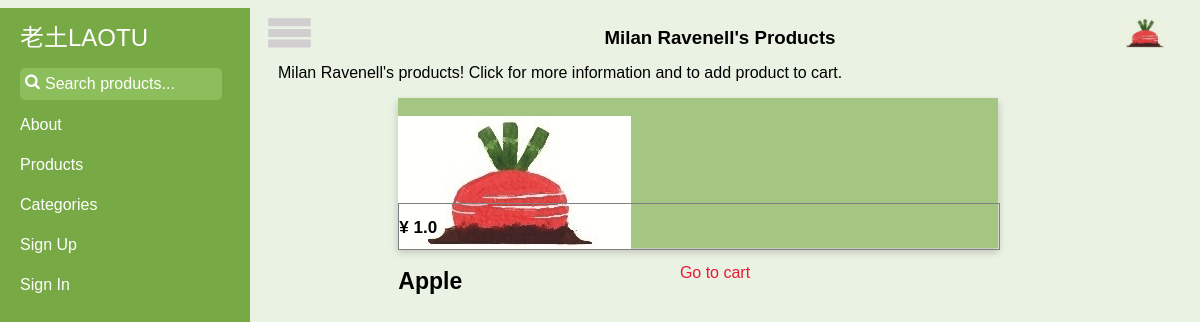
The app's page /1/show_farmer with its own data.
### tables this page shows
CREATE TABLE producer (
    producer_id integer primary key autoincrement,
    user_name text not null,
    email text,
    pw_hash text,
    location text
);

CREATE TABLE product (
    product_id integer primary key autoincrement,
    title text not null,
    category text not null,
    quantity integer not null,
    price decimal(7,2) not null,
    description text not null,
    producer_id integer not null,
    FOREIGN KEY (producer_id) REFERENCES producer(producer_id)
);

### laotu.py (the view)
@app.route('/<int:producer_id>/show_farmer')
def show_farmer(producer_id):
    producer_products = query_db('select * from product where producer_id= ?', [producer_id])
    producer = query_db('select * from producer where producer_id=?', [producer_id], one=True)
    return render_template('farmer.html', producer_products=producer_products, producer=producer)

### laotu.py (called while the page is built)
def get_db():
    top = _app_ctx_stack.top
    if not hasattr(top, 'sqlite_db'):
        top.sqlite_db = sqlite3.connect(app.config['DATABASE'])
        top.sqlite_db.row_factory = sqlite3.Row
    return top.sqlite_db

@app.teardown_appcontext
def close_database(exception):
    top = _app_ctx_stack.top
    if hasattr(top, 'sqlite_db'):
        top.sqlite_db.close()

def query_db(query, args=(), one=False):
    cur = get_db().execute(query, args)
    rv = cur.fetchall()
    return (rv[0] if rv else None) if one else rv

@app.before_request
def before_request():
    g.user = None
    if 'user_id' in session:
        g.user = query_db('select * from user where user_id = ?',
                          [session['user_id']], one=True)

### templates/farmer.html (shortened to what this page needs)
{% extends "layout.html" %}
{% block header %}{{producer.user_name}}'s Products{% endblock %}
{% block main %}
  {{producer.user_name}}'s products! Click for more information and to add product to cart.
  {% if producer_products %}
    {% for product in producer_products %}
      <div class="productlist" onclick="gotoURL('{{ url_for('show_product', product_id=product.product_id)}}')">
        <div class="pic" >
          <img src="{{ url_for('static', filename='images/laotu-logo.png') }}" style="max-width:100%; max-height:100%; vertical-align:center;">
        </div>
        <div class="info" style="font-size: 14px;">
          <div class="title">
            <h1>{{ product.title }}</h1>
          </div>
          <div style="position: absolute; height: 30%; width: 100%; top: 70%;border: 1px solid grey;">
            <h2>&#165 {{ product.price/100 }}</h2>
          </div>
        </div>
      </div>
    {% endfor %}
    <footer class="panel-footer"><a href="{{ url_for('get_cart')}}">Go to cart</a></footer>
  {% else %}
    <footer class="panel-footer"><em>{{producer.user_name}} currently has no products.</em> <a href="{{ url_for('get_cart')}}">Go to cart</a></footer>
  {% endif %}
{% endblock %}

### static/css/style.css (style rules this page uses)
html, body { max-width: 100%; overflow-x: hidden; }
body { background: #fff; background: rgba(119, 170, 68, .15); font-family: 'Trebuchet MS', sans-serif; font-size: 16px; }
a { color: #EB1936; text-decoration: none; }
.panel-footer { position: relative; left: -30px; margin: 10px auto 20px; text-align: center; }
div.productlist { position: relative; width: 90%; right: 5%; max-width: 600px; height: 150px; border: 1px #77AA44; margin: 1rem auto; box-shadow: 0 4px 8px 0 rgba(0,0,0,0.2); background-color: rgba(119,170,68,0.6); transition: 0.3s; }
h1 { font-size: 23px; }
h2 { font-size: 17px; }

### static/css/sidebar.css (style rules this page uses)
body { overflow-x: hidden; }

### records on screen
producer: user_name "Milan Ravenell"
product: title "Apple", product.price/100 "1.0"
